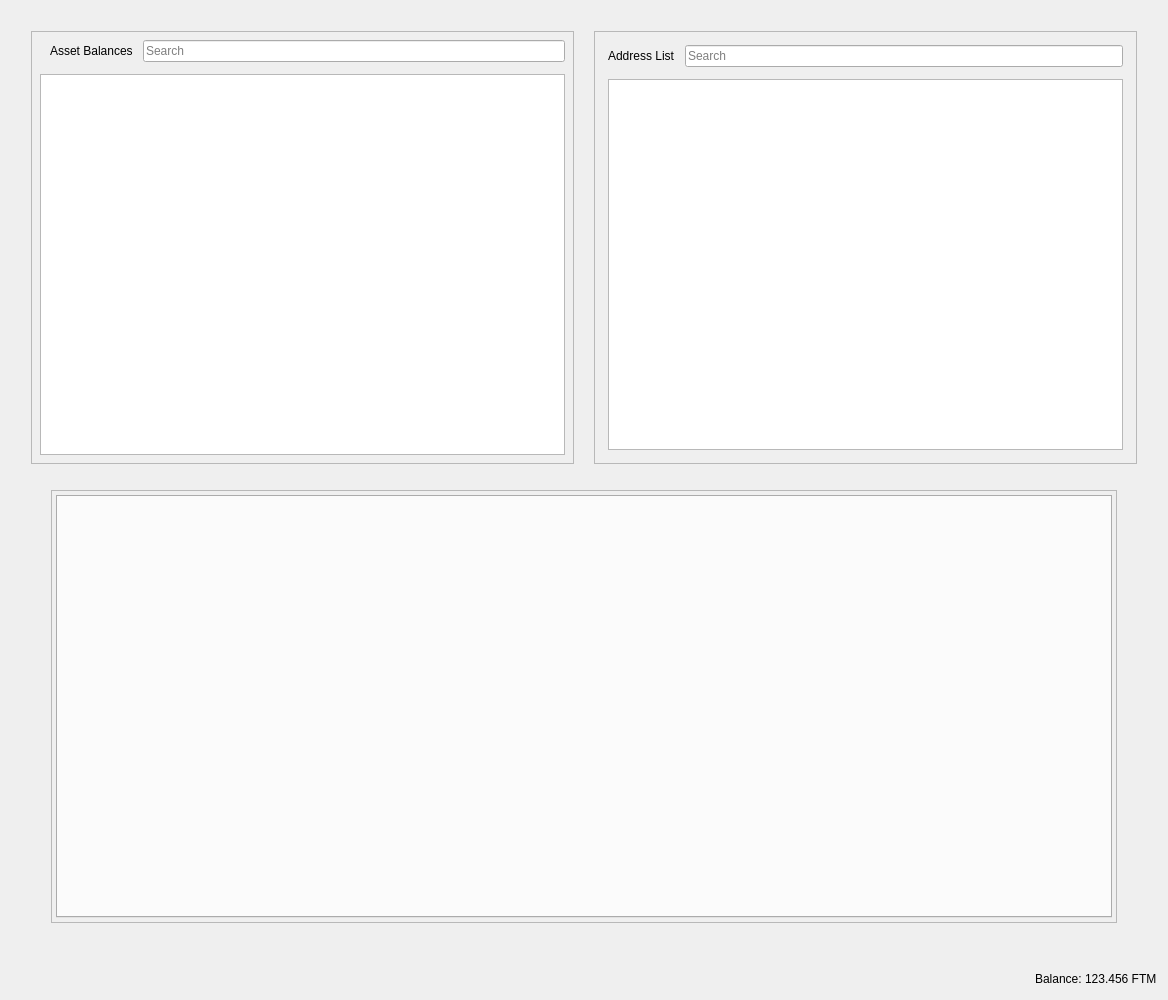
<?xml version="1.0" encoding="UTF-8"?>
<ui version="4.0">
 <class>RestrictedAssetsDialog</class>
 <widget class="QDialog" name="RestrictedAssetsDialog">
  <property name="geometry">
   <rect>
    <x>0</x>
    <y>0</y>
    <width>1168</width>
    <height>1000</height>
   </rect>
  </property>
  <property name="windowTitle">
   <string>Send Coins</string>
  </property>
  <layout class="QVBoxLayout" name="verticalLayout">
   <item>
    <layout class="QHBoxLayout" name="horizontalLayout">
     <property name="spacing">
      <number>20</number>
     </property>
     <property name="leftMargin">
      <number>20</number>
     </property>
     <property name="topMargin">
      <number>20</number>
     </property>
     <property name="rightMargin">
      <number>20</number>
     </property>
     <property name="bottomMargin">
      <number>20</number>
     </property>
     <item>
      <widget class="QFrame" name="frameAssetBalance">
       <property name="frameShape">
        <enum>QFrame::StyledPanel</enum>
       </property>
       <property name="frameShadow">
        <enum>QFrame::Raised</enum>
       </property>
       <layout class="QVBoxLayout" name="verticalLayout_7">
        <property name="spacing">
         <number>12</number>
        </property>
        <property name="leftMargin">
         <number>4</number>
        </property>
        <property name="topMargin">
         <number>4</number>
        </property>
        <property name="rightMargin">
         <number>4</number>
        </property>
        <property name="bottomMargin">
         <number>4</number>
        </property>
        <item>
         <layout class="QVBoxLayout" name="verticalLayout_4">
          <property name="spacing">
           <number>12</number>
          </property>
          <property name="leftMargin">
           <number>4</number>
          </property>
          <property name="topMargin">
           <number>4</number>
          </property>
          <property name="rightMargin">
           <number>4</number>
          </property>
          <property name="bottomMargin">
           <number>4</number>
          </property>
          <item>
           <layout class="QHBoxLayout" name="horizontalLayout_8">
            <property name="spacing">
             <number>10</number>
            </property>
            <property name="leftMargin">
             <number>10</number>
            </property>
            <item>
             <widget class="QLabel" name="labelAssetBalance">
              <property name="text">
               <string>Asset Balances</string>
              </property>
             </widget>
            </item>
            <item>
             <widget class="QLineEdit" name="lineEditAssetSearch">
              <property name="placeholderText">
               <string>Search</string>
              </property>
             </widget>
            </item>
           </layout>
          </item>
          <item>
           <widget class="QTableView" name="listAssets"/>
          </item>
         </layout>
        </item>
       </layout>
      </widget>
     </item>
     <item>
      <widget class="QFrame" name="frameAddressList">
       <property name="frameShape">
        <enum>QFrame::StyledPanel</enum>
       </property>
       <property name="frameShadow">
        <enum>QFrame::Raised</enum>
       </property>
       <layout class="QVBoxLayout" name="verticalLayout_10">
        <property name="spacing">
         <number>12</number>
        </property>
        <item>
         <layout class="QVBoxLayout" name="verticalLayout_9">
          <property name="spacing">
           <number>12</number>
          </property>
          <property name="leftMargin">
           <number>4</number>
          </property>
          <property name="topMargin">
           <number>4</number>
          </property>
          <property name="rightMargin">
           <number>4</number>
          </property>
          <property name="bottomMargin">
           <number>4</number>
          </property>
          <item>
           <layout class="QHBoxLayout" name="horizontalLayout_9">
            <property name="spacing">
             <number>10</number>
            </property>
            <property name="leftMargin">
             <number>0</number>
            </property>
            <property name="topMargin">
             <number>0</number>
            </property>
            <property name="rightMargin">
             <number>0</number>
            </property>
            <property name="bottomMargin">
             <number>0</number>
            </property>
            <item>
             <widget class="QLabel" name="labelAddressList">
              <property name="text">
               <string>Address List</string>
              </property>
             </widget>
            </item>
            <item>
             <widget class="QLineEdit" name="lineEditAddressSearch">
              <property name="placeholderText">
               <string>Search</string>
              </property>
             </widget>
            </item>
           </layout>
          </item>
          <item>
           <widget class="QTableView" name="myAddressList"/>
          </item>
         </layout>
        </item>
       </layout>
      </widget>
     </item>
    </layout>
   </item>
   <item>
    <layout class="QHBoxLayout" name="horizontalLayout_4">
     <property name="spacing">
      <number>34</number>
     </property>
     <property name="leftMargin">
      <number>40</number>
     </property>
     <property name="topMargin">
      <number>0</number>
     </property>
     <property name="rightMargin">
      <number>40</number>
     </property>
     <property name="bottomMargin">
      <number>40</number>
     </property>
     <item>
      <widget class="QFrame" name="tabFrame">
       <property name="frameShape">
        <enum>QFrame::StyledPanel</enum>
       </property>
       <property name="frameShadow">
        <enum>QFrame::Raised</enum>
       </property>
       <layout class="QVBoxLayout" name="verticalLayout_8">
        <property name="spacing">
         <number>12</number>
        </property>
        <property name="leftMargin">
         <number>4</number>
        </property>
        <property name="topMargin">
         <number>4</number>
        </property>
        <property name="rightMargin">
         <number>4</number>
        </property>
        <property name="bottomMargin">
         <number>4</number>
        </property>
        <item>
         <widget class="QTabWidget" name="tabWidget">
          <property name="tabPosition">
           <enum>QTabWidget::North</enum>
          </property>
          <property name="tabShape">
           <enum>QTabWidget::Rounded</enum>
          </property>
          <property name="currentIndex">
           <number>-1</number>
          </property>
          <property name="elideMode">
           <enum>Qt::ElideNone</enum>
          </property>
         </widget>
        </item>
       </layout>
      </widget>
     </item>
    </layout>
   </item>
   <item>
    <layout class="QHBoxLayout" name="horizontalLayout_2">
     <property name="spacing">
      <number>3</number>
     </property>
     <item>
      <spacer name="horizontalSpacer">
       <property name="orientation">
        <enum>Qt::Horizontal</enum>
       </property>
       <property name="sizeHint" stdset="0">
        <size>
         <width>40</width>
         <height>20</height>
        </size>
       </property>
      </spacer>
     </item>
     <item alignment="Qt::AlignRight">
      <widget class="QLabel" name="label">
       <property name="sizePolicy">
        <sizepolicy hsizetype="Preferred" vsizetype="Fixed">
         <horstretch>0</horstretch>
         <verstretch>0</verstretch>
        </sizepolicy>
       </property>
       <property name="text">
        <string>Balance:</string>
       </property>
      </widget>
     </item>
     <item alignment="Qt::AlignRight">
      <widget class="QLabel" name="labelBalance">
       <property name="sizePolicy">
        <sizepolicy hsizetype="Preferred" vsizetype="Fixed">
         <horstretch>0</horstretch>
         <verstretch>0</verstretch>
        </sizepolicy>
       </property>
       <property name="cursor">
        <cursorShape>IBeamCursor</cursorShape>
       </property>
       <property name="text">
        <string notr="true">123.456 FTM</string>
       </property>
       <property name="textInteractionFlags">
        <set>Qt::LinksAccessibleByMouse|Qt::TextSelectableByKeyboard|Qt::TextSelectableByMouse</set>
       </property>
      </widget>
     </item>
    </layout>
   </item>
  </layout>
 </widget>
 <resources>
  <include location="../ftm.qrc"/>
 </resources>
 <connections/>
</ui>
